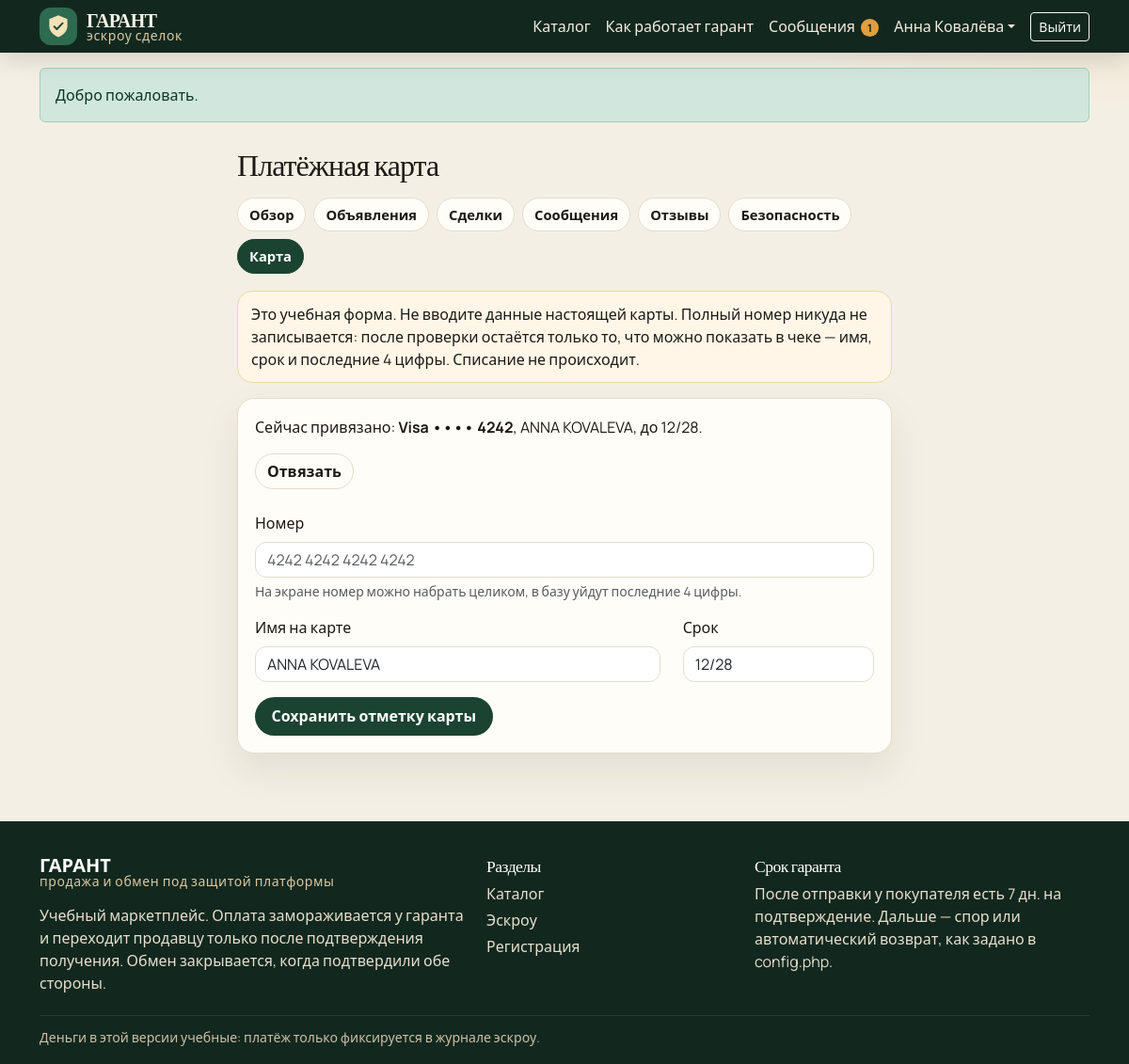
Screenshot of /cabinet/card.php (signed in) with the database file from the repository.
### tables this page shows
CREATE TABLE users (
  id INT UNSIGNED AUTO_INCREMENT PRIMARY KEY,
  email VARCHAR(190) NOT NULL,
  password_hash VARCHAR(255) NOT NULL,
  name VARCHAR(120) NOT NULL,
  phone VARCHAR(30) DEFAULT NULL,
  city VARCHAR(120) DEFAULT NULL,
  about TEXT,
  role ENUM('user', 'admin') NOT NULL DEFAULT 'user',
  seller_rating DECIMAL(3,2) NOT NULL DEFAULT 5.00,
  buyer_rating DECIMAL(3,2) NOT NULL DEFAULT 5.00,
  seller_reviews_count INT UNSIGNED NOT NULL DEFAULT 0,
  buyer_reviews_count INT UNSIGNED NOT NULL DEFAULT 0,
  twofa_enabled TINYINT(1) NOT NULL DEFAULT 0,
  twofa_code_hash VARCHAR(255) DEFAULT NULL,
  twofa_expires_at DATETIME DEFAULT NULL,
  card_last4 CHAR(4) DEFAULT NULL,
  card_brand VARCHAR(20) DEFAULT NULL,
  card_holder VARCHAR(120) DEFAULT NULL,
  card_exp CHAR(5) DEFAULT NULL,
  is_blocked TINYINT(1) NOT NULL DEFAULT 0,
  created_at DATETIME NOT NULL DEFAULT CURRENT_TIMESTAMP,
  UNIQUE KEY uq_users_email (email)
);

### includes/functions.php (called while the page is built, shortened)
<?php
function e(mixed $value): string
{
    return htmlspecialchars((string) $value, ENT_QUOTES | ENT_SUBSTITUTE, 'UTF-8');
}
function base_path(): string
{
    static $base = null;
    if ($base !== null) {
        return $base;
    }
    $script = str_replace('\\', '/', $_SERVER['SCRIPT_NAME'] ?? '');
    $dir = str_replace('\\', '/', dirname($script));
    if (preg_match('#/(cabinet|admin)$#', $dir)) {
        $dir = str_replace('\\', '/', dirname($dir));
    }
    if ($dir === '/' || $dir === '.' || $dir === '') {
        return $base = '';
    }
    return $base = rtrim($dir, '/');
}
function url(string $path = ''): string
{
    $path = ltrim($path, '/');
    $base = base_path();
    return ($base === '' ? '' : $base) . '/' . $path;
}
function take_flashes(): array
{
    $items = $_SESSION['flash'] ?? [];
    return is_array($items) ? $items : [];
}
function old(string $key, mixed $default = ''): mixed
{
    if (!isset($_SESSION['old']) || !is_array($_SESSION['old']) || !array_key_exists($key, $_SESSION['old'])) {
        return $default;
    }
    return $_SESSION['old'][$key];
}
function form_errors(): array
{
    $errors = $_SESSION['errors'] ?? [];
    return is_array($errors) ? $errors : [];
}
function error_class(string $field): string
{
    return isset(form_errors()[$field]) ? ' is-invalid' : '';
}

### includes/auth.php (called while the page is built, shortened)
<?php
function current_user(bool $refresh = false): ?array
{
    static $loaded = false;
    static $user = null;
    if ($refresh) {
        $loaded = false;
        $user = null;
    }
    if ($loaded) {
        return $user;
    }
    $loaded = true;
    $id = (int) ($_SESSION['user_id'] ?? 0);
    $user = query_one('SELECT * FROM users WHERE id = ?', [$id]);
    return $user;
}
function unread_count(): int
{
    $user = current_user();
    $row = query_one(
        'SELECT COUNT(*) AS c
         FROM messages m
         JOIN deals d ON d.id = m.deal_id
         WHERE m.is_read = 0
           AND m.sender_id IS NOT NULL
           AND m.sender_id <> ?
           AND (d.buyer_id = ? OR d.seller_id = ?)',
        [(int) $user['id'], (int) $user['id'], (int) $user['id']]
    );
    return $count = (int) ($row['c'] ?? 0);
}

### includes/db.php (called while the page is built, shortened)
<?php
function db(): PDO
{
    static $pdo = null;
    if ($pdo instanceof PDO) {
        return $pdo;
    }
    $dsn = 'mysql:host=' . DB_HOST . ';port=' . DB_PORT . ';dbname=' . DB_NAME . ';charset=' . DB_CHARSET;
    try {
        $pdo = new PDO($dsn, DB_USER, DB_PASS, [
            PDO::ATTR_ERRMODE => PDO::ERRMODE_EXCEPTION,
            PDO::ATTR_DEFAULT_FETCH_MODE => PDO::FETCH_ASSOC,
            PDO::ATTR_EMULATE_PREPARES => false,
        ]);
    } catch (PDOException $e) {
        app_log('DB: ' . $e->getMessage());
        http_response_code(500);
        echo '<!doctype html><meta charset="utf-8"><title>ГАРАНТ — нет базы</title>';
        echo '<div style="font-family:Segoe UI,sans-serif;max-width:640px;margin:48px auto;line-height:1.5">';
        echo '<h1>Нет подключения к MySQL</h1>';
        echo '<p>Импортируйте <code>sql/schema.sql</code> и проверьте хост, имя базы, логин и пароль в <code>config.php</code>.</p>';
        if (APP_DEBUG) {
            echo '<pre>' . e($e->getMessage()) . '</pre>';
        }
        echo '</div>';
        exit;
    }
    return $pdo;
}
function query_one(string $sql, array $params = []): ?array
{
    $stmt = db()->prepare($sql);
    $stmt->execute($params);
    $row = $stmt->fetch();
    return $row === false ? null : $row;
}

### cabinet/card.php (the view, shortened to what this page needs)
<?php
$user = require_login();
$user = current_user(true) ?? $user;
require __DIR__ . '/../templates/header.php';
?>
<div class="container py-4" style="max-width: 720px;">
    <h1 class="h2">Платёжная карта</h1>
    <?php require __DIR__ . '/../templates/cabinet-nav.php'; ?>
    <div class="warning-card mb-3">
        Это учебная форма. Не вводите данные настоящей карты. Полный номер никуда не записывается: после проверки остаётся только то, что можно показать в чеке — имя, срок и последние 4 цифры. Списание не происходит.
    </div>
    <div class="panel">
        <?php if ($user['card_last4']): ?>
            <p>Сейчас привязано: <strong><?= e($user['card_brand']) ?> •••• <?= e($user['card_last4']) ?></strong>, <?= e($user['card_holder']) ?>, до <?= e($user['card_exp']) ?>.</p>
            <form method="post" class="mb-4" data-confirm="Отвязать демо-карту?">
                <button class="btn btn-line" type="submit">Отвязать</button>
            </form>
        <?php else: ?>
            <p class="muted">Карта не привязана. Оформлять сделку можно и без неё.</p>
        <?php endif; ?>
        <form method="post">
            <label class="form-label" for="card_number">Номер</label>
            <input class="form-control<?= error_class('card_number') ?>" id="card_number" name="card_number" data-card inputmode="numeric" autocomplete="off" placeholder="4242 4242 4242 4242">
            <p class="form-text" data-card-preview>На экране номер можно набрать целиком, в базу уйдут последние 4 цифры.</p>
            <div class="row">
                <div class="col-md-8">
                    <label class="form-label" for="card_holder">Имя на карте</label>
                    <input class="form-control<?= error_class('card_holder') ?>" id="card_holder" name="card_holder" value="<?= e((string) old('card_holder', (string) ($user['card_holder'] ?? ''))) ?>">
                </div>
                <div class="col-md-4">
                    <label class="form-label" for="card_exp">Срок</label>
                    <input class="form-control<?= error_class('card_exp') ?>" id="card_exp" name="card_exp" placeholder="12/28" value="<?= e((string) old('card_exp', (string) ($user['card_exp'] ?? ''))) ?>">
                </div>
            </div>
            <button class="btn btn-garant mt-3" type="submit">Сохранить отметку карты</button>
        </form>
    </div>
</div>
<?php require __DIR__ . '/../templates/footer.php'; ?>

### templates/header.php (shortened to what this page needs)
<?php
$navActive = $navActive ?? '';
$current = current_user();
$unread = $current ? unread_count() : 0;
?>
<!doctype html>
<html lang="ru">
<head>
    <link href="https://cdn.jsdelivr.net/npm/bootstrap@5.3.3/dist/css/bootstrap.min.css" rel="stylesheet">
    <link href="https://cdn.jsdelivr.net/npm/bootstrap-icons@1.11.3/font/bootstrap-icons.min.css" rel="stylesheet">
    <link href="<?= e(url('assets/css/style.css')) ?>" rel="stylesheet">
</head>
<body>
<header class="site-header">
    <nav class="navbar navbar-expand-lg navbar-dark">
        <div class="container">
            <a class="brand" href="<?= e(url('index.php')) ?>">
                <span class="brand-mark" aria-hidden="true">
                    <svg viewBox="0 0 32 32" width="28" height="28">
                        <path fill="#f4e2b8" d="M16 2.5 27 7v8.2c0 6.4-4.2 11.4-11 13.8C9.2 26.6 5 21.6 5 15.2V7L16 2.5z"/>
                        <path fill="none" stroke="#1b4332" stroke-width="2.2" stroke-linecap="round" stroke-linejoin="round" d="M11 16.2 14.2 19.4 21.2 12.2"/>
                    </svg>
                </span>
                <span class="brand-text">
                    <strong>ГАРАНТ</strong>
                    <small>эскроу сделок</small>
                </span>
            </a>
            <div class="collapse navbar-collapse" id="mainNav">
                <ul class="navbar-nav ms-auto align-items-lg-center">
                    <li class="nav-item"><a class="nav-link<?= $navActive === 'catalog' ? ' active' : '' ?>" href="<?= e(url('catalog.php')) ?>">Каталог</a></li>
                    <li class="nav-item"><a class="nav-link" href="<?= e(url('index.php')) ?>#escrow">Как работает гарант</a></li>
                    <?php if ($current): ?>
                        <li class="nav-item">
                            <a class="nav-link<?= $navActive === 'messages' ? ' active' : '' ?>" href="<?= e(url('cabinet/messages.php')) ?>">
                                Сообщения<?php if ($unread > 0): ?><span class="msg-badge"><?= (int) $unread ?></span><?php endif; ?>
                            </a>
                        </li>
                        <li class="nav-item dropdown">
                            <a class="nav-link dropdown-toggle" href="#" role="button" data-bs-toggle="dropdown" aria-expanded="false"><?= e($current['name']) ?></a>
                        </li>
                        <li class="nav-item">
                            <form method="post" action="<?= e(url('logout.php')) ?>" class="d-inline">
                                <button class="btn btn-sm btn-outline-light ms-lg-2" type="submit">Выйти</button>
                            </form>
                        </li>
                    <?php else: ?>
                        <li class="nav-item"><a class="nav-link" href="<?= e(url('login.php')) ?>">Войти</a></li>
                        <li class="nav-item"><a class="btn btn-sm btn-amber ms-lg-2" href="<?= e(url('register.php')) ?>">Регистрация</a></li>
                    <?php endif; ?>
                </ul>
            </div>
        </div>
    </nav>
</header>
<main>
<?php foreach (take_flashes() as $flash): ?>
    <?php $type = in_array($flash['type'] ?? '', ['success', 'danger', 'warning', 'info'], true) ? $flash['type'] : 'info'; ?>
    <div class="container mt-3">
        <div class="alert alert-<?= e($type) ?> mb-0"><?= e($flash['message'] ?? '') ?></div>
    </div>
<?php endforeach; ?>

### assets/css/style.css (style rules this page uses)
:root { --ink: #1d1a15; --muted: #6f675c; --forest: #1b4332; --forest-deep: #12281e; --moss: #2d6a4f; --cream: #f4efe4; --paper: #fffdf8; --line: #e5dccb; --amber: #e09f3e; --amber-deep: #9a6b16; --clay: #9c3d2f; --shadow: 0 18px 40px rgba(28, 32, 24, 0.08); --serif: "Literata", "Palatino Linotype", Palatino, Georgia, serif; --sans: "Manrope", "Segoe UI", sans-serif; }
body { margin: 0; color: var(--ink); background: radial-gradient(900px 320px at 100% -40px, rgba(224, 159, 62, 0.16), transparent 50%), var(--cream); font-family: var(--sans); min-height: 100vh; }
h1, h2, h3, .brand strong, .serif { font-family: var(--serif); letter-spacing: -0.03em; }
a { color: var(--forest); }
.site-header { background: var(--forest-deep); position: sticky; top: 0; z-index: 20; box-shadow: 0 8px 24px rgba(0, 0, 0, 0.12); }
.brand { display: flex; align-items: center; gap: 10px; color: #f6f1e7; text-decoration: none; }
.brand-mark { width: 40px; height: 40px; border-radius: 12px; background: var(--moss); display: grid; place-items: center; }
.brand-text { display: flex; flex-direction: column; line-height: 1.05; }
.brand-text strong { font-size: 1.25rem; color: #f6f1e7; }
.brand-text small { color: #d9c7a2; font-family: var(--sans); letter-spacing: 0.04em; }
.navbar-dark .nav-link { color: #f3ecdf; }
.msg-badge { display: inline-grid; place-items: center; min-width: 1.2rem; height: 1.2rem; margin-left: 6px; padding: 0 5px; border-radius: 999px; background: var(--amber); color: #1d1a15; font-size: 0.72rem; font-weight: 700; }
.btn-garant { background: var(--forest); color: #fff; border: 0; border-radius: 999px; font-weight: 700; padding: 0.55rem 1.1rem; }
.btn-line { border-radius: 999px; border: 1px solid var(--line); background: transparent; color: var(--ink); font-weight: 600; }
main { padding-bottom: 48px; }
.cat-tile, .panel, .pcard, .step, .stat, .filter-card { background: var(--paper); border: 1px solid var(--line); border-radius: 18px; }
.panel { padding: 18px; box-shadow: var(--shadow); }
.form-control, .form-select, textarea.form-control { border-radius: 12px; border-color: var(--line); background: #fff; }
.warning-card { background: #fff6e8; border: 1px solid #efd7a8; border-radius: 16px; padding: 12px 14px; }

### rows the page displays
users: name "Анна Ковалёва", card_brand "Visa", card_last4 "4242", card_holder "ANNA KOVALEVA", card_exp "12/28"

### other values shown
$unread "1"
$flash['message'] "Добро пожаловать."
$label "Обзор"
$label "Объявления"
$label "Сделки"
$label "Сообщения"
$label "Отзывы"
$label "Безопасность"
$label "Карта"
ESCROW_DAYS "7"
